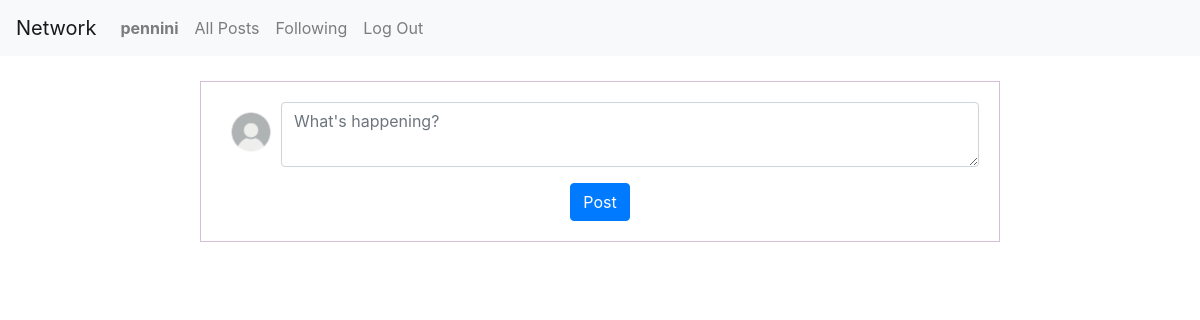
Before: / (signed in) with the older database file.
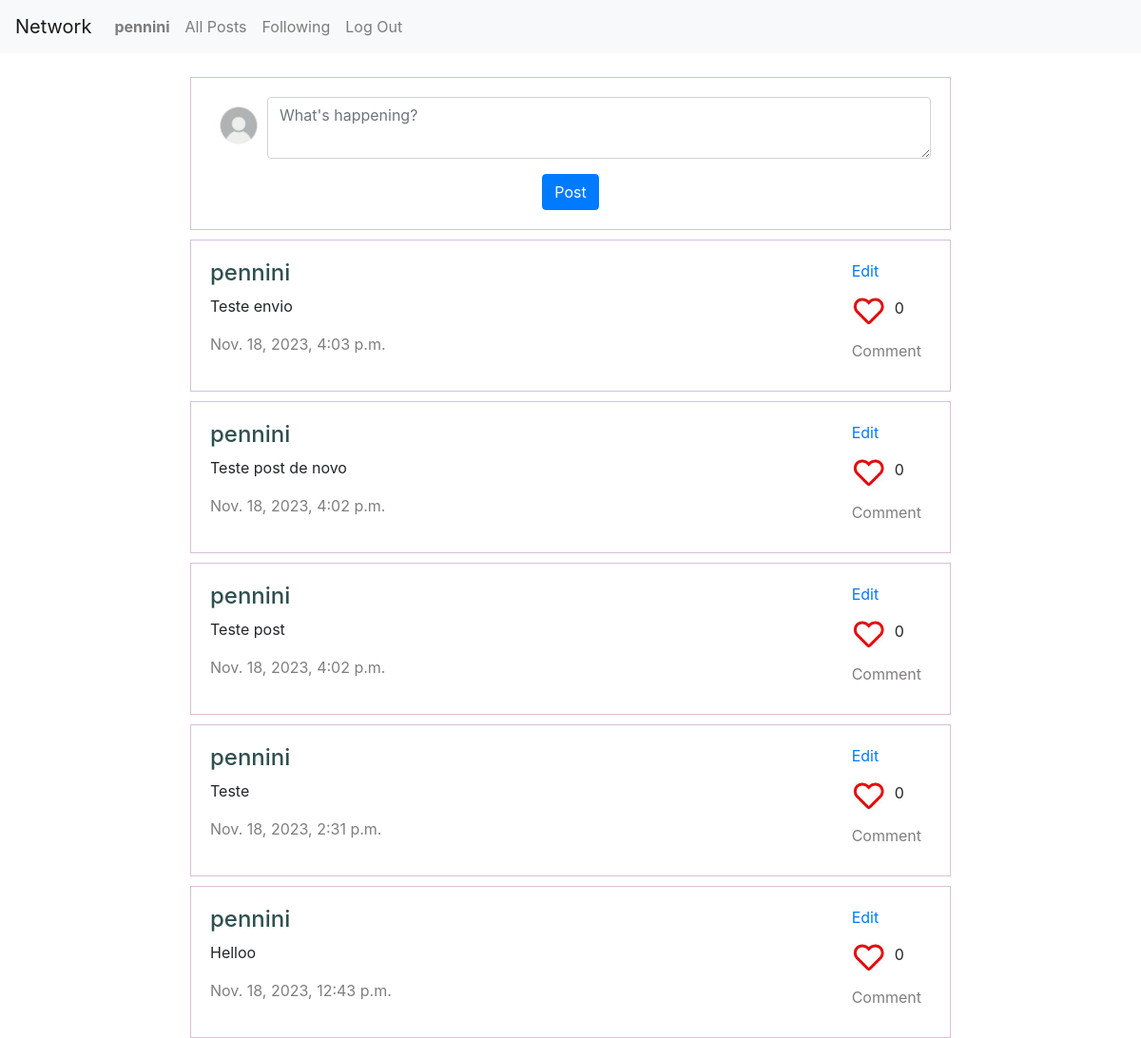
After: the same page with the newer database file.
### network/models.py (models this page shows, shortened)
class User(AbstractUser):
    pass

class Post(models.Model):
    user = models.ForeignKey(User, on_delete=models.CASCADE, related_name="posts")
    content = models.TextField()
    timestamp = models.DateTimeField(auto_now_add=True)
    likes_post = models.IntegerField(default=0)

### network/views.py (the view)
# urls.py: path("", views.index, name="index"),
def index(request):
    if request.user.is_authenticated:
        posts = Post.objects.order_by("-timestamp").all()
        liked_posts = set(request.user.likes.filter(like=True).values_list('post_id', flat=True))
        for post in posts:
            post.is_liked = post.id in liked_posts
        return render(request, "network/index.html", {
            "posts": posts
        })
    else:
        return HttpResponseRedirect(reverse("login"))

### network/templates/network/index.html (shortened to what this page needs)
{% extends "network/layout.html" %}
{% load static %}
{% block body %}
    <div class="post">
        <form id="compose-post">
            <div class="form-group">
                <img src="{% static 'network/images/avatar.jpg' %}" alt="ícone avatar" class="icone">
                <textarea maxlength="300" type="text" id="text-post" class="form-control" placeholder="What's happening?"></textarea>
            </div>
            <input type="submit" value="Post" class="btn btn-primary">
        </form>
    </div>
    <div id="posts-index">
        {% for post in posts %}
            <div class="post-views">
                <span>
                    <a href="{% url 'profile' post.user.id %}" class="user-id"><h4>{{ post.user }}</h4></a>
                    <p>{{ post.content }}</p>
                    <p class="timestamp">{{ post.timestamp }}</p>
                </span>
                <span>
                    <div class="post-interaction">
                        {% if user.id == post.user.id %}
                            <div class="post-but">
                                <a href="#" class="edit-post" data-id="{{ post.id }}">Edit</a>
                            </div>
                        {% endif %}
                        <div class="like-but">
                            <a href="#" class="like-post">
                                {% if post.is_liked %}
                                    <img data-id="{{ post.id }}" src="{% static 'network/images/like.png' %}" alt="like button" class="icone-like">
                                {% else %}
                                    <img data-id="{{ post.id }}" src="{% static 'network/images/unlike.png' %}" alt="like button" class="icone-like">
                                {% endif %}
                            </a>
                            <div id="like-{{ post.id }}">{{ post.likes_post }}</div>
                        </div>
                        <div class="post-but">
                            <a href="#" class="comment-post" data-id="{{ post.id }}">Comment</a>
                        </div>
                    </div>
                </span>
            </div>
        {% endfor %}
    </div>
{% endblock %}

### network/templates/network/layout.html (shortened to what this page needs)
{% load static %}
<!DOCTYPE html>
<html lang="en">
    <head>
        <link rel="stylesheet" href="https://stackpath.bootstrapcdn.com/bootstrap/4.4.1/css/bootstrap.min.css">
        <link href="{% static 'network/styles.css' %}" rel="stylesheet">
    </head>
    <body>
        <nav class="navbar navbar-expand-lg navbar-light bg-light">
            <a class="navbar-brand" href="{% url 'index' %}">Network</a>
            <div>
              <ul class="navbar-nav mr-auto">
                {% if user.is_authenticated %}
                    <li class="nav-item">
                        <a class="nav-link" href="{% url 'profile' user.id %}"><strong>{{ user.username }}</strong></a>
                    </li>
                {% endif %}
                <li class="nav-item">
                  <a class="nav-link" href="{% url 'index' %}">All Posts</a>
                </li>
                {% if user.is_authenticated %}
                    <li class="nav-item">
                        <a class="nav-link" href="{% url 'following' %}">Following</a>
                    </li>
                    <li class="nav-item">
                        <a class="nav-link" href="{% url 'logout' %}">Log Out</a>
                    </li>
                {% endif %}
              </ul>
            </div>
          </nav>
        <div class="body">
            {% block body %}
            {% endblock %}
        </div>
    </body>
</html>

### network/static/network/styles.css (style rules this page uses)
.post { margin-left: 200px; margin-right: 200px; margin-top: 25px; border: 1px solid thistle; padding: 20px; text-align: center; }
span { word-wrap: break-word; margin-right: 10px; }
.post-views { display: flex; justify-content: space-between; margin-left: 200px; margin-right: 200px; margin-top: 10px; border: 1px solid thistle; padding: 20px; text-align: left; }
.post-but { margin-bottom: 10px; }
.like-but { display: flex; margin-top: 15px; margin-bottom: 15px; }
.like-post { margin-right: 10px; }
.user-id { color: darkslategrey; }
.comment-post, .timestamp { color: rgb(129, 125, 125); }
.form-group { display: flex; }
.icone { width: 60px; height: 60px; }
.icone-like { width: 35px; height: 30px; }
textarea { max-height: 200px; min-height: 65px; margin-bottom: 0px; }

Changed rows visible on the page:
added Post: user "pennini", content "Teste envio", timestamp "Nov. 18, 2023, 4:03 p.m.", likes_post "0"
added Post: user "pennini", content "Teste post de novo", timestamp "Nov. 18, 2023, 4:02 p.m.", likes_post "0"
added Post: user "pennini", content "Teste post", timestamp "Nov. 18, 2023, 4:02 p.m.", likes_post "0"
added Post: user "pennini", content "Teste", timestamp "Nov. 18, 2023, 2:31 p.m.", likes_post "0"
added Post: user "pennini", content "Helloo", timestamp "Nov. 18, 2023, 12:43 p.m.", likes_post "0"
